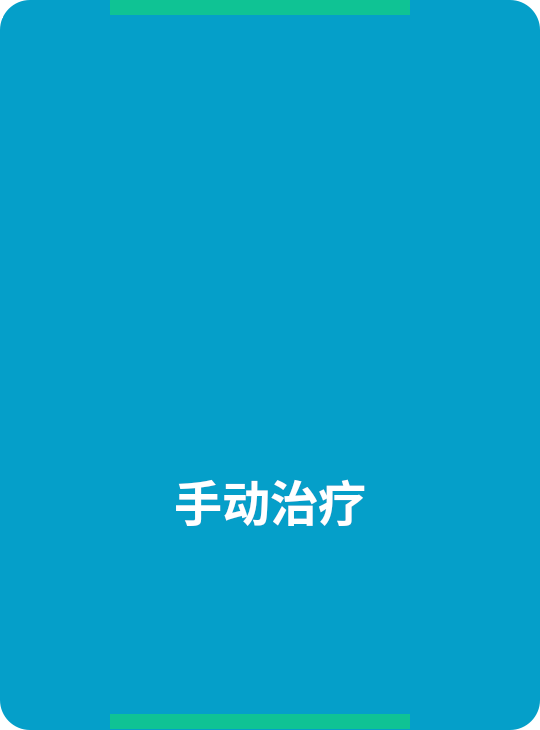
<?xml version="1.0" encoding="UTF-8"?>
<ui version="4.0">
 <class>QtHomePagesManualClass</class>
 <widget class="QWidget" name="QtHomePagesManualClass">
  <property name="geometry">
   <rect>
    <x>0</x>
    <y>0</y>
    <width>540</width>
    <height>730</height>
   </rect>
  </property>
  <property name="windowTitle">
   <string>QtHomePagesManual</string>
  </property>
  <property name="styleSheet">
   <string notr="true">
	background-color: rgb(255, 255, 255);
	border-top-left-radius:30px;
	border-top-right-radius:30px;
	border-bottom-left-radius:30px;
	border-bottom-right-radius:30px;
</string>
  </property>
  <widget class="QWidget" name="centralWidget" native="true">
   <property name="geometry">
    <rect>
     <x>0</x>
     <y>0</y>
     <width>540</width>
     <height>730</height>
    </rect>
   </property>
   <property name="styleSheet">
    <string notr="true">
background-color:#059FC9;
borad-top-left-radius:30px;
borad-top-right-radius:30px;
borad-bottom-left-radius:30px;
borad-bottom-right-radius:30px;
</string>
   </property>
   <widget class="QLabel" name="label_IntensiveImage">
    <property name="geometry">
     <rect>
      <x>200</x>
      <y>140</y>
      <width>220</width>
      <height>220</height>
     </rect>
    </property>
    <property name="text">
     <string/>
    </property>
    <property name="pixmap">
     <pixmap resource="PhysicalTherapyRobot.qrc">:/ManualImage.png</pixmap>
    </property>
   </widget>
   <widget class="QPushButton" name="pushButton_Manual">
    <property name="geometry">
     <rect>
      <x>150</x>
      <y>460</y>
      <width>240</width>
      <height>80</height>
     </rect>
    </property>
    <property name="font">
     <font>
      <family>Arial</family>
      <pointsize>36</pointsize>
      <weight>75</weight>
      <bold>true</bold>
     </font>
    </property>
    <property name="styleSheet">
     <string notr="true">QPushButton {
    background-color:#059FC9;
    color: white;
	border-radius:15px;
    padding: 5px 10px;
}
 
QPushButton:hover {
    background-color:#059FC9;
	color: black;
}
 
QPushButton:pressed {
    background-color:#059FC9;
	color: black;
}
 
QPushButton:disabled {
    background-color: #f0f0f0;
    color: #999;
}</string>
    </property>
    <property name="text">
     <string>手动治疗</string>
    </property>
   </widget>
   <widget class="QLabel" name="label_Bottom">
    <property name="geometry">
     <rect>
      <x>110</x>
      <y>714</y>
      <width>300</width>
      <height>15</height>
     </rect>
    </property>
    <property name="styleSheet">
     <string notr="true">background-color:#0FC394;
border-top-left-radius:15px;
border-top-right-radius:15px;
</string>
    </property>
    <property name="text">
     <string/>
    </property>
   </widget>
   <widget class="QLabel" name="label_Top">
    <property name="geometry">
     <rect>
      <x>110</x>
      <y>0</y>
      <width>300</width>
      <height>15</height>
     </rect>
    </property>
    <property name="styleSheet">
     <string notr="true">#label_Top
{
 border-bottom-left-radius:15px;
 border-bottom-right-radius:15px;
 background-color:#0FC394;
}
</string>
    </property>
    <property name="text">
     <string/>
    </property>
   </widget>
  </widget>
  <widget class="QToolBar" name="mainToolBar">
   <property name="geometry">
    <rect>
     <x>0</x>
     <y>0</y>
     <width>4</width>
     <height>12</height>
    </rect>
   </property>
  </widget>
  <widget class="QStatusBar" name="statusBar">
   <property name="geometry">
    <rect>
     <x>0</x>
     <y>0</y>
     <width>3</width>
     <height>18</height>
    </rect>
   </property>
  </widget>
 </widget>
 <layoutdefault spacing="6" margin="11"/>
 <resources>
  <include location="PhysicalTherapyRobot.qrc"/>
  <include location="PhysicalTherapyRobot.qrc"/>
 </resources>
 <connections/>
</ui>
